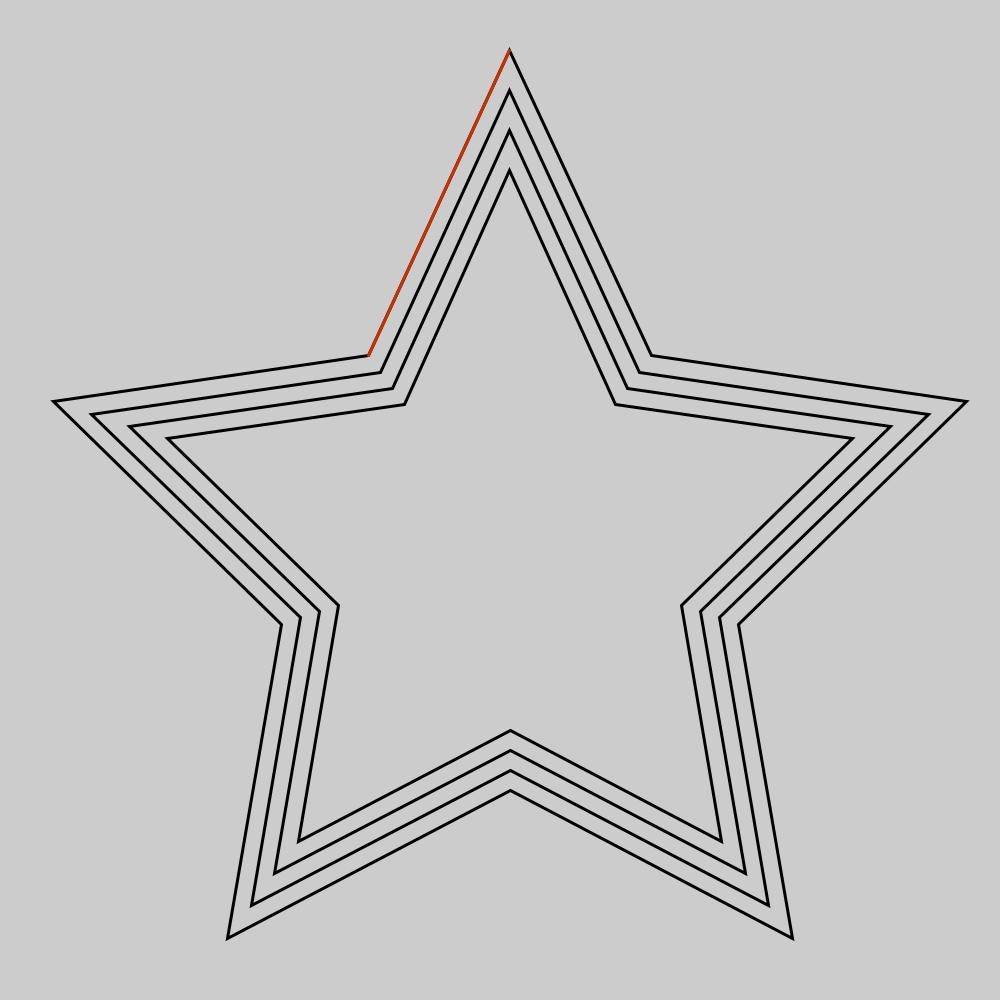
Frame 1 (no input)
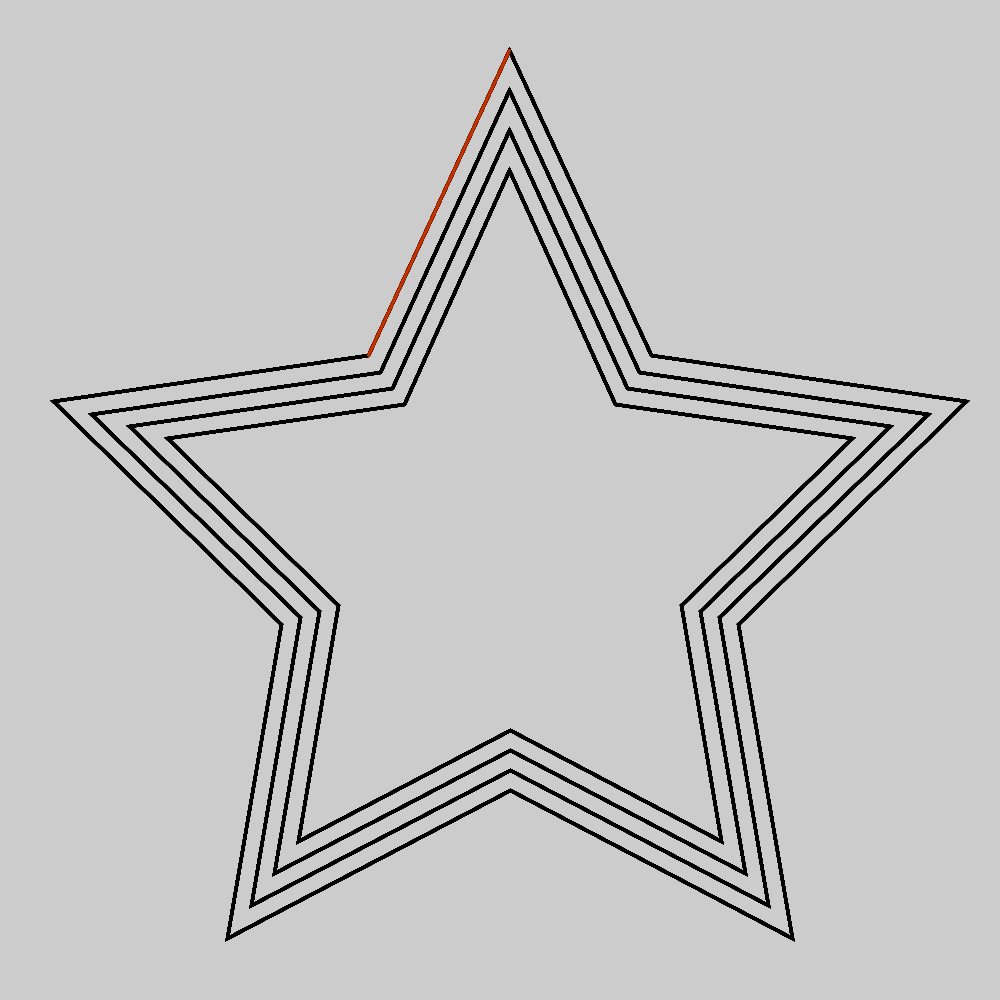
Frame 60 (the mouse pressed at the canvas centre just before this capture)
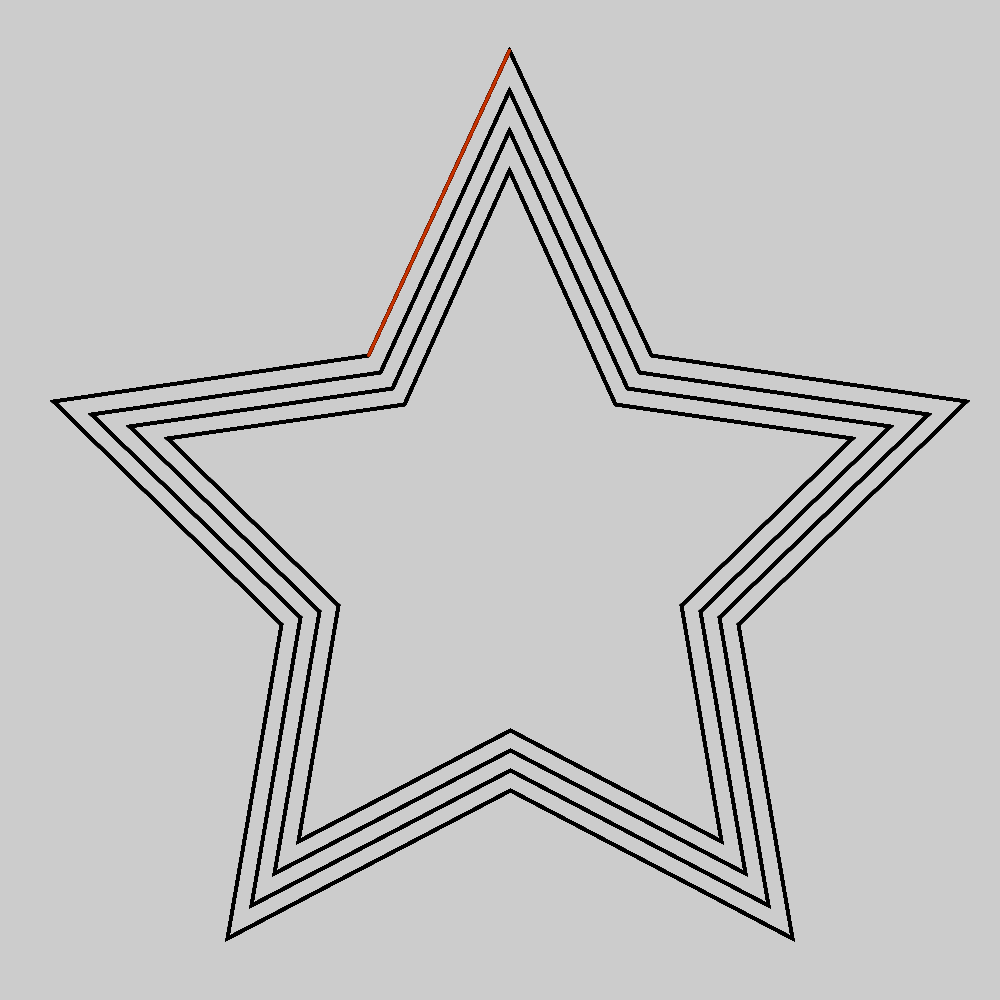
Frame 120 (the mouse held since frame 60 and released just before this capture)

The Processing sketch that drew these frames (run headless with seeded random() and noise(); from frame 60 on, the mouse is pressed at the canvas centre):

// Processing sketch: sketch_171018c
// ── sketch_171018c.pde
int dist = 20;
float gama = PI; //inclinatia
float x[] = new float[1000];
float y[] = new float[1000];
int x0 = 510;
int y0 = 550;
float r = 500;
//float r2 = r/2;
int n = 10;
float alfa = 2*PI/n;
int nr_s = 4; //nr stele;

void setup() {
  size(1000, 1000);
  //for(int i = 0; i < nr_s*n; i++){
  for (int j = 0; j < nr_s; j++) {
    for (int i = 0; i < n; i++) {
      if (i%2 == 0) {
        x[j*10+i] = x0+sin(i%10*alfa+gama)*r;
        y[j*10+i] = y0+cos(i%10*alfa+gama)*r;
      } else {
        x[j*10+i] = x0+sin(i%10*alfa+gama)*(r/2); 
        y[j*10+i] = y0+cos(i%10*alfa+gama)*(r/2);
      }
      if (i%(n-1) == 0) {
        r = r-dist;
        //r = r/2;
        //r2 = r2/2;
      }
    }
  }
}

void draw() {
  noFill();
  strokeWeight(3);
  //stroke(200, 50, 0);

  r = dist*10;
  //r2 = r/2;
  for (int j = 0; j < nr_s; j++) {
    //stroke(r-145, r*0.8, 0);
    beginShape();
    for (int i = 0; i < n; i++) {
      vertex(x[j*10+i], y[j*10+i]);
    }
    endShape(CLOSE);
  }
  redline();
}
// ── bla_bla.pde
void redline() {
  stroke(200, 50, 0);
  line(x[0], y[0], x[1], y[1]);
  stroke(0, 0, 0);
}
